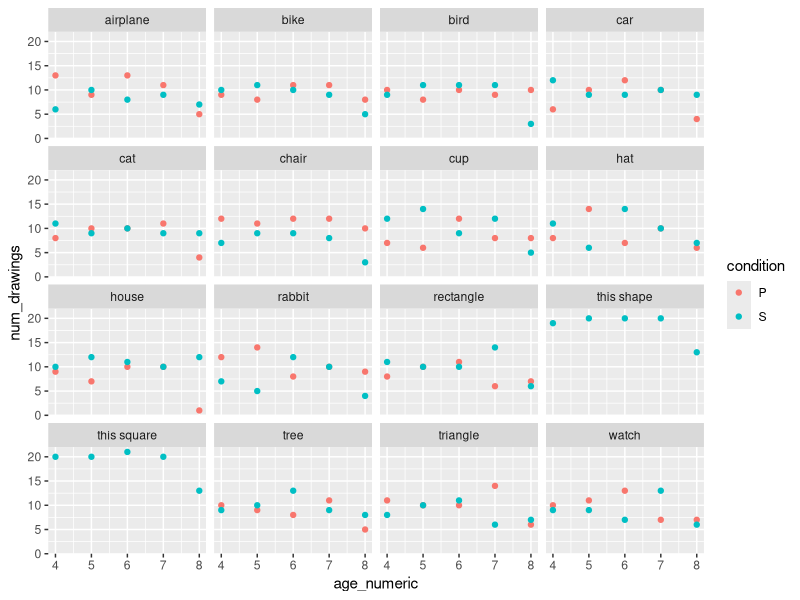

Write R code to recreate this figure.
## ---- chunk 1
knitr::opts_chunk$set(echo = TRUE)
library(tidyverse)
library(knitr)
library(assertthat)
## ---- chunk 2
d <- read.csv("photodraw2_descriptives/Photodraw2_AllDescriptives_1475_images_final_CDM_photodraw_e2_no_blanks.csv") %>%
  as.tibble() %>%
  mutate(age_numeric =as.numeric(str_split_fixed(age,'age',2)[,2]))
## ---- chunk 3
prac_trials = c('this square','this shape','triangle','rectangle')
double_sessions <- d %>%
  distinct(subID,session_id) %>%
  group_by(subID) %>%
  summarize(num_sessions = n()) %>%
  filter(num_sessions > 1)

drawings_by_doubles <-  d %>%
  filter(subID %in% double_sessions$subID) %>%
  filter(!category %in% prac_trials) %>%
  group_by(subID,category) %>%
  summarize(num_drawings = n()) %>%
  filter(num_drawings >1) 

## ---- chunk 4
duplicate_sub_id = unique(drawings_by_doubles$subID)
to_fix <- d %>%
  filter(subID == duplicate_sub_id) 

unique(to_fix$age) ## two ages here -- age 5 and 7 with the same subID

# To match run sheet: 111418_6 & age7 stays as ID 111418_6
# To match run sheet: 111418_6 & age5 should instead be 111418_5
assert_that(sum(d$session_id=="111418_5")==0) # isn't it the database yet, so that's the error

## FIX IT : change subid to character so can replace value; change back to factor to keep tidy
d <- d %>%
  mutate(subID = as.character(subID)) %>%
  mutate(subID=replace(subID, subID=="111418_6" & age=="age5","111418_5")) %>%
  mutate(subID = as.factor(subID))

## ---- chunk 5
cb_by_age<- d %>%
  group_by(age_numeric,CB) %>%
  distinct(subID) %>%
  summarize(num_participants = n()) 

kable(cb_by_age)
## ---- chunk 6

d %>%
  filter(!category %in% prac_trials) %>%
  group_by(condition,age_numeric) %>%
  summarize(num_drawings = n()) %>%
  kable()
## ---- chunk 7
cat_by_cond_by_age<- d %>%
  group_by(age_numeric,condition,category) %>%
  summarize(num_drawings = n()) 

ggplot(cat_by_cond_by_age, aes(x = age_numeric, y = num_drawings, col=condition)) +
  geom_point() +
  facet_wrap(~category)
